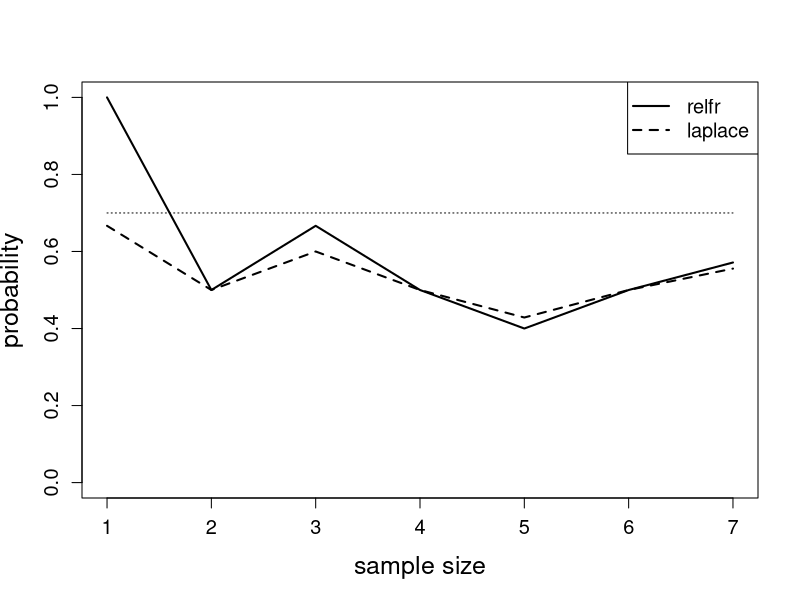
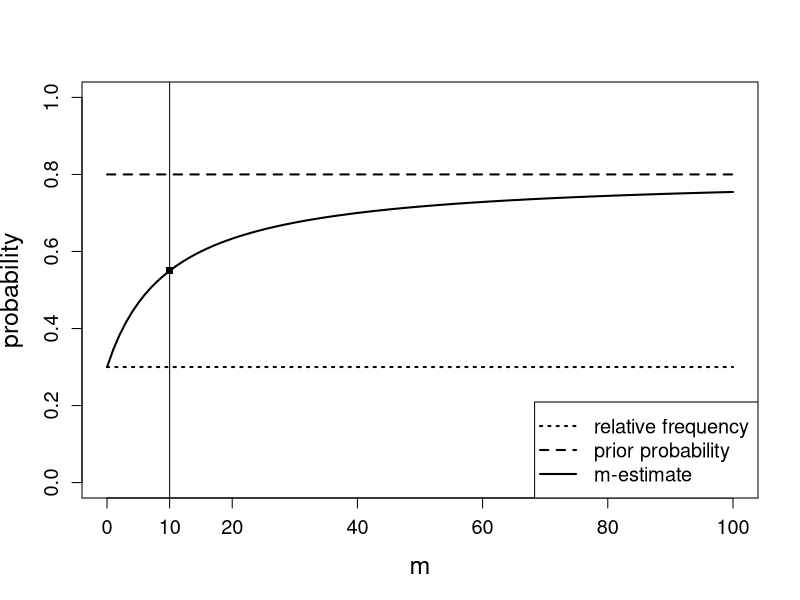
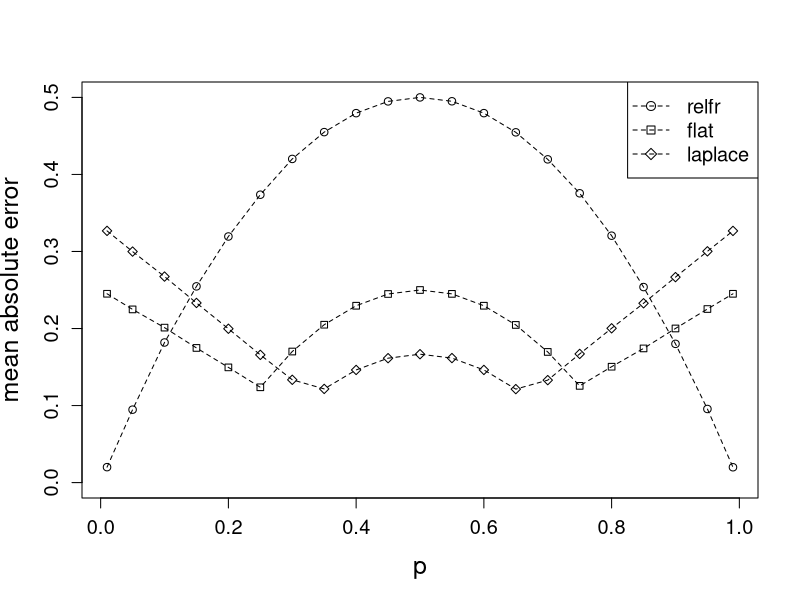

R code for these plots, in order: (Note: a time limit stopped this script after it produced the figures.)
### Experimental framework for probability estimation methods 
### relfr, laplace, piegat, cestnik's m-estimate, ... 

# parameters for testing: compare the estimated probability to the known prior
# 1. prior probability of 1's in 0/1 a sample: 01, 05, 10, 15, ..., 90, 95, 99
# 2. number of instances from which the probability is estimated
# 3. method for frobability estimation
# 4. the role of prior probability pa in m-estimate
# 5. the role of parameter m in m-estimate

### Setup of experimental data and functions - BEGIN

pbase_global <- seq(0.0, 1.0, length = 21)
pbase_global[1] <- 0.01
pbase_global[21] <- 0.99
pbase_global

# generate n (100500) bernoulli binomial instances (outcomes of 0 and 1) 
# with a given probablility of obtaining 1
set.seed(123)
n <- 100500
inst_0_01 <- rbinom(n, 1, 0.01)
inst_0_05 <- rbinom(n, 1, 0.05)
inst_0_10 <- rbinom(n, 1, 0.10)
inst_0_15 <- rbinom(n, 1, 0.15)
inst_0_20 <- rbinom(n, 1, 0.20)
inst_0_25 <- rbinom(n, 1, 0.25)
inst_0_30 <- rbinom(n, 1, 0.30)
inst_0_35 <- rbinom(n, 1, 0.35)
inst_0_40 <- rbinom(n, 1, 0.40)
inst_0_45 <- rbinom(n, 1, 0.45)
inst_0_50 <- rbinom(n, 1, 0.50)
inst_0_55 <- rbinom(n, 1, 0.55)
inst_0_60 <- rbinom(n, 1, 0.60)
inst_0_65 <- rbinom(n, 1, 0.65)
inst_0_70 <- rbinom(n, 1, 0.70)
inst_0_75 <- rbinom(n, 1, 0.75)
inst_0_80 <- rbinom(n, 1, 0.80)
inst_0_85 <- rbinom(n, 1, 0.85)
inst_0_90 <- rbinom(n, 1, 0.90)
inst_0_95 <- rbinom(n, 1, 0.95)
inst_0_99 <- rbinom(n, 1, 0.99)

inst_list <- list(inst_0_01, inst_0_05, inst_0_10, inst_0_15, inst_0_20, inst_0_25, inst_0_30, inst_0_35, inst_0_40,
                  inst_0_45, inst_0_50, inst_0_55, inst_0_60, inst_0_65, inst_0_70, inst_0_75, inst_0_80, inst_0_85,
                  inst_0_90, inst_0_95, inst_0_99)

# generate a new sample as a union of two sub-samples
generate.inst <- function(inst_1, start_inst_1, len_inst_1, inst_2, start_inst_2, len_inst_2) 
{
  my_inst <- array()
  for (i in 1:len_inst_1) {
    my_inst[i] <- inst_1[start_inst_1-1+i]
  }
  for (i in 1:len_inst_2) {
    my_inst[len_inst_1+i] <- inst_2[start_inst_2-1+i]
  }
  my_inst
}

# display relative frequencies of the generated samples
t <- table(inst_0_01); t[[2]]/(t[[1]]+t[[2]]);
t <- table(inst_0_05); t[[2]]/(t[[1]]+t[[2]]);
t <- table(inst_0_10); t[[2]]/(t[[1]]+t[[2]]);
t <- table(inst_0_15); t[[2]]/(t[[1]]+t[[2]]);
t <- table(inst_0_20); t[[2]]/(t[[1]]+t[[2]]);
t <- table(inst_0_25); t[[2]]/(t[[1]]+t[[2]]);
t <- table(inst_0_30); t[[2]]/(t[[1]]+t[[2]]);
t <- table(inst_0_35); t[[2]]/(t[[1]]+t[[2]]);
t <- table(inst_0_40); t[[2]]/(t[[1]]+t[[2]]);
t <- table(inst_0_45); t[[2]]/(t[[1]]+t[[2]]);
t <- table(inst_0_50); t[[2]]/(t[[1]]+t[[2]]);
t <- table(inst_0_55); t[[2]]/(t[[1]]+t[[2]]);
t <- table(inst_0_60); t[[2]]/(t[[1]]+t[[2]]);
t <- table(inst_0_65); t[[2]]/(t[[1]]+t[[2]]);
t <- table(inst_0_70); t[[2]]/(t[[1]]+t[[2]]);
t <- table(inst_0_75); t[[2]]/(t[[1]]+t[[2]]);
t <- table(inst_0_80); t[[2]]/(t[[1]]+t[[2]]);
t <- table(inst_0_85); t[[2]]/(t[[1]]+t[[2]]);
t <- table(inst_0_90); t[[2]]/(t[[1]]+t[[2]]);
t <- table(inst_0_95); t[[2]]/(t[[1]]+t[[2]]);
t <- table(inst_0_99); t[[2]]/(t[[1]]+t[[2]]);

# helper function for m-estimate of probability (parameters p_a and m) from a sample inst_p, 
# starting at start_inst, taking len_inst samples
mprob <- function(inst_p, start_inst, len_inst, pa, m) 
{
  inst <- inst_p[start_inst:(start_inst+len_inst-1)]
  t0 <- length(which(inst==0))
  t1 <- length(which(inst==1))
  px <- (t1 + (pa * m)) / (t0 + t1 + m)
  px
}

# methods for estimating probabilities: relfr, flat, laplace, piegat, cestnik, zadrozny
# cestnik_optimal, proxim, proxim_1..9

prob.relfr <- function(inst_p, start_inst, len_inst, pa=0.5, m=0) 
{
  mprob(inst_p, start_inst, len_inst, pa, m)
}

prob.flat <- function(inst_p, start_inst, len_inst, pa=0.5, m=0) 
{
  est <- mprob(inst_p, start_inst, len_inst, pa, m)
  dif <- 0.5 * (est - 0.5)
  est <- est - dif
  est
}

prob.laplace <- function(inst_p, start_inst, len_inst, pa=0.5, m=2) 
{
  mprob(inst_p, start_inst, len_inst, pa, m)
}

prob.piegat <- function(inst_p, start_inst, len_inst, pa=0.5, m=sqrt(2)) 
{
  mprob(inst_p, start_inst, len_inst, pa, m)
}

prob.cestnik <- function(inst_p, start_inst, len_inst, pa, m) 
{
  mprob(inst_p, start_inst, len_inst, pa, m)
}

prob.zadrozny <- function(inst_p, start_inst, len_inst, pa, m) 
{
  new_m <- 10.0 / pa
  mprob(inst_p, start_inst, len_inst, pa, new_m)
}

prob.cestnik_optimal <- function(inst_p, start_inst, len_inst, pa, pa_proxim) 
{
  # pa_proxim = 0 (m), 1 0.3, 2 0.5, 3 1.0
  # set m depending on pa, len_inst and pa_proxim
  if (pa_proxim == 0) {
    m_new <- 2.0
  } else {
    pa_border <- pa
    if (pa_border > 0.5) {
      pa_border <- 1.0 - pa_border
    }
    if (pa_border < 0.175) {
      if (pa_border < 0.025) {
        if (pa_proxim == 1) {
          if (len_inst <= 5) {
            m_new <- 0.1
          } else {
            m_new <- 0.5
          }
        } else {
          m_new <- 0.1
        } 
      } else if (pa_border < 0.075) {
        if (pa_proxim == 1) {
          if (len_inst <= 2) {
            m_new <- 0.5
          } else if (len_inst <= 5) {
            m_new <- 1
          } else {
            m_new <- 2
          }
        } else if (pa_proxim == 2) {
          if (len_inst <= 1) {
            m_new <- 0.1
          } else if (len_inst <= 5) {
            m_new <- 0.5
          } else {
            m_new <- 1
          }
        } else if (pa_proxim == 3) {
          if (len_inst <= 3) {
            m_new <- 0.1
          } else {
            m_new <- 0.5
          }
        }
      } else if (pa_border < 0.135) {
        if (pa_proxim == 1) {
          if (len_inst <= 2) {
            m_new <- 1.5
          } else if (len_inst <= 5) {
            m_new <- 2.5
          } else {
            m_new <- 3.5
          }
        } else if (pa_proxim == 2) {
          if (len_inst <= 2) {
            m_new <- 0.5
          } else if (len_inst <= 5) {
            m_new <- 1.5
          } else {
            m_new <- 2
          }
        } else if (pa_proxim == 3) {
          if (len_inst <= 1) {
            m_new <- 0.1
          } else if (len_inst <= 5) {
            m_new <- 0.5
          } else {
            m_new <- 1.0
          }
        }
      } else {
        if (pa_proxim == 1) {
          if (len_inst <= 1) {
            m_new <- 3
          } else if (len_inst <= 5) {
            m_new <- 4.5
          } else {
            m_new <- 5
          }
        } else if (pa_proxim == 2) {
          if (len_inst <= 2) {
            m_new <- 1
          } else if (len_inst <= 6) {
            m_new <- 2
          } else {
            m_new <- 2.5
          }
        } else if (pa_proxim == 3) {
          if (len_inst <= 2) {
            m_new <- 0.5
          } else {
            m_new <- 1.0
          }
        }
      }
      m_new <- 2
    } else {
      if (pa_proxim == 1) {
        m_new <- 6
      } else if (pa_proxim == 2) {
        m_new <- 3
      } else if (pa_proxim == 3) {
        m_new <- 2
      }
    }
  }
  mprob(inst_p, start_inst, len_inst, pa, m_new)
}

aprox <- function(x) {
  y <- sample(1:2, 1)
  if (y == 1) {
    dx <- -0.0001
  } else {
    dx <- 0.0001
  }
  res <- x + dx
  res
}

prob.proxim <- function(inst_p, start_inst, len_inst, pa, m) 
{
  if (pa < 0.41) {
    new_pa <- 0.3
  } else  if (pa > 0.59) {
    new_pa <- 0.7
  } else {
    new_pa <- 0.5
  }
  mprob(inst_p, start_inst, len_inst, new_pa, m)
}

prob.proxim_1 <- function(inst_p, start_inst, len_inst, pa, m) 
{
  new_pa <- 0.5
  mprob(inst_p, start_inst, len_inst, new_pa, m)
}

prob.proxim_2 <- function(inst_p, start_inst, len_inst, pa, m) 
{
  if (pa < aprox(0.5)) {
    new_pa <- 0.333333
  } else {
    new_pa <- 0.666667
  }
  mprob(inst_p, start_inst, len_inst, new_pa, m)
}

prob.proxim_3 <- function(inst_p, start_inst, len_inst, pa, m) 
{
  if (pa < aprox(0.375)) {
    new_pa <- 0.25
  } else  if (pa < aprox(0.625)) {
    new_pa <- 0.5
  } else {
    new_pa <- 0.75
  }
  mprob(inst_p, start_inst, len_inst, new_pa, m)
}

prob.proxim_4 <- function(inst_p, start_inst, len_inst, pa, m) 
{
  if (pa < aprox(0.3)) {
    new_pa <- 0.2
  } else  if (pa < aprox(0.5)) {
    new_pa <- 0.4
  } else  if (pa < aprox(0.7)) {
    new_pa <- 0.6
  } else {
    new_pa <- 0.8
  }
  mprob(inst_p, start_inst, len_inst, new_pa, m)
}

prob.proxim_5 <- function(inst_p, start_inst, len_inst, pa, m) 
{
  if (pa < aprox(0.25)) {
    new_pa <- 0.166667
  } else  if (pa < aprox(0.416667)) {
    new_pa <- 0.333333
  } else  if (pa < aprox(0.583333)) {
    new_pa <- 0.5
  } else  if (pa < aprox(0.75)) {
    new_pa <- 0.666667
  } else {
    new_pa <- 0.833333
  }
  mprob(inst_p, start_inst, len_inst, new_pa, m)
}

prob.proxim_9 <- function(inst_p, start_inst, len_inst, pa, m) 
{
  if (pa < aprox(0.15)) {
    new_pa <- 0.1
  } else  if (pa < aprox(0.25)) {
    new_pa <- 0.2
  } else  if (pa < aprox(0.35)) {
    new_pa <- 0.3
  } else  if (pa < aprox(0.45)) {
    new_pa <- 0.4
  } else  if (pa < aprox(0.55)) {
    new_pa <- 0.5
  } else  if (pa < aprox(0.65)) {
    new_pa <- 0.6
  } else  if (pa < aprox(0.75)) {
    new_pa <- 0.7
  } else  if (pa < aprox(0.85)) {
    new_pa <- 0.8
  } else {
    new_pa <- 0.9
  }
  mprob(inst_p, start_inst, len_inst, new_pa, m)
}

# classifier measures accuracy, sensitivity and specificity
accuracy <- function(cm) {
  #cm = array(TP, FP, FN, TN) 
  acc <- (cm[1]+cm[4])/(cm[1]+cm[2]+cm[3]+cm[4])
  acc
}

sensitivity <- function(cm) {
  #cm = array(TP, FP, FN, TN) 
  acc <- (cm[1])/(cm[1]+cm[3])
  acc
}

specificity <- function(cm) {
  #cm = array(TP, FP, FN, TN) 
  acc <- (cm[4])/(cm[2]+cm[4])
  acc
}

### computation of absolute errors AE and mean absolute errors MAE of various methods

prob.AE <- function(estimation_method, line_testing, line_learning, line_learning_distort, 
                     start_inst, len_inst, pa, m, padistort) {
  #determine line_learning (taking line_learning_distort into account)
  actual_line_learning <- line_learning
  if (line_learning_distort > 0) {
    line_min <- line_learning - line_learning_distort
    line_min <- max(1, line_min)
    line_max <- line_learning + line_learning_distort
    line_max <- min(21, line_max)
    actual_line_learning <- sample(c(line_min:line_max), 1)
  } else if (line_learning_distort < 0) {
    line_min <- line_learning + line_learning_distort
    line_min <- max(1, line_min)
    line_max <- line_learning - line_learning_distort
    line_max <- min(21, line_max)
    tmp <- sample(c(1:2), 1)
    if (tmp == 1) {
      actual_line_learning <- line_min
    } else {
      actual_line_learning <- line_max
    }
  }
  #determine actual pa (taking padistort into account)
  if (padistort < -0.0001) {
    #panew <- 0.5 + runif(1, min = padistort, max = -padistort)
    tmp <- sample(c(1:2), 1)
    if (tmp == 1) {
      panew <- pa - padistort
    } else {
      panew <- pa + padistort
    }
    if (panew < 0.01) {
      panew <- 0.01
    } else if (panew > 0.99) {
      panew <- 0.99
    }
  } else if (padistort < 0.0001) {
    panew <- pa
  } else {
    minpa <- pa - padistort
    maxpa <- pa + padistort
    if  (minpa < 0.01) {
      minpa <- 0.01
    }
    if (maxpa > 0.99) {
      maxpa <- 0.99
    }
    panew <- runif(1, min = minpa, max = maxpa)
    #if (pa >= 0.5) {panew <- pa - padistort} else {panew <- pa + padistort}
    #panew <- pa + padistort
    if (panew < 0.01) {
      panew <- 0.01
    } else if (panew > 0.99) {
      panew <- 0.99
    }
  }

  if (estimation_method == "prob.relfr") {
    px <- prob.relfr(inst_list[[actual_line_learning]], start_inst, len_inst)
  } else if (estimation_method == "prob.flat") {
    px <- prob.flat(inst_list[[actual_line_learning]], start_inst, len_inst)
  } else if (estimation_method == "prob.laplace") {
    px <- prob.laplace(inst_list[[actual_line_learning]], start_inst, len_inst)
  } else if (estimation_method == "prob.piegat") {
    px <- prob.piegat(inst_list[[actual_line_learning]], start_inst, len_inst)
  } else if (estimation_method == "prob.cestnik") {
    px <- prob.cestnik(inst_list[[actual_line_learning]], start_inst, len_inst, panew, m)
  } else if (estimation_method == "prob.cestnik_optimal") {
    px <- prob.cestnik_optimal(inst_list[[actual_line_learning]], start_inst, len_inst, panew, m)
  } else if (estimation_method == "prob.zadrozny") {
    px <- prob.zadrozny(inst_list[[actual_line_learning]], start_inst, len_inst, panew, m)
  } else if (estimation_method == "prob.proxim") {
    px <- prob.proxim(inst_list[[actual_line_learning]], start_inst, len_inst, panew, m)
  } else if (estimation_method == "prob.proxim_1") {
    px <- prob.proxim_1(inst_list[[actual_line_learning]], start_inst, len_inst, panew, m)
  } else if (estimation_method == "prob.proxim_2") {
    px <- prob.proxim_2(inst_list[[actual_line_learning]], start_inst, len_inst, panew, m)
  } else if (estimation_method == "prob.proxim_3") {
    px <- prob.proxim_3(inst_list[[actual_line_learning]], start_inst, len_inst, panew, m)
  } else if (estimation_method == "prob.proxim_4") {
    px <- prob.proxim_4(inst_list[[actual_line_learning]], start_inst, len_inst, panew, m)
  } else if (estimation_method == "prob.proxim_5") {
    px <- prob.proxim_5(inst_list[[actual_line_learning]], start_inst, len_inst, panew, m)
  } else if (estimation_method == "prob.proxim_9") {
    px <- prob.proxim_9(inst_list[[actual_line_learning]], start_inst, len_inst, panew, m)
  }
  errb <- abs(px - pbase_global[line_testing]) #added as a common sense error estimation
  errb
}

prob.sum.MAE <- function(estimation_method, line_testing, line_learning, line_learning_distort, 
                         len_inst, pa, m, padistort = 0.0)
{
  err <- 0 
  cnt <- 0
  for (i in 1:100000) {
    if (TRUE) {
      if (len_inst == 0) {
        len_inst_new <- comp.dist.fromi(inst_list[[line_learning]], i)
      } else {
        len_inst_new <- len_inst
      }
      err <- err + prob.AE(estimation_method, line_testing, line_learning, line_learning_distort, 
                            i, len_inst_new, pa, m, padistort)
      cnt <- cnt + 1
    }
  }
  err <- err / cnt
  err
}

prob.sd.MAE <- function(estimation_method, line_testing, line_learning, line_learning_distort, 
                         len_inst, pa, m, padistort = 0.0)
{
  err <- array() 
  cnt <- 0
  for (i in 1:100000) {
    if (TRUE) {
      if (len_inst == 0) {
        len_inst_new <- comp.dist.fromi(inst_list[[line_learning]], i)
      } else {
        len_inst_new <- len_inst
      }
      err[i] <- prob.AE(estimation_method, line_testing, line_learning, line_learning_distort, 
                            i, len_inst_new, pa, m, padistort)
      cnt <- cnt + 1
    }
  }
  errx <- sd(err)
  errx
}

probi.AE <- function(estimation_method, inst, start_inst, len_inst, pa, m) {
  if (estimation_method == "prob.relfr") {
    px <- prob.relfr(inst, start_inst, len_inst)
  } else if (estimation_method == "prob.laplace") {
    px <- prob.laplace(inst, start_inst, len_inst)
  } else if (estimation_method == "prob.piegat") {
    px <- prob.piegat(inst, start_inst, len_inst)
  } else if (estimation_method == "prob.cestnik") {
    px <- prob.cestnik(inst, start_inst, len_inst, pa, m)
  } 
  errb <- abs(px - pa) #added as a common sense error estimation
  errb
}

probi.sum.MAE <- function(estimation_method, inst, 
                         len_inst, pa, m)
{
  err <- 0 
  cnt <- 0
  for (i in 1:100000) {
    if (TRUE) {
      if (len_inst == 0) {
        len_inst_new <- comp.dist.fromi(inst_list[[line_learning]], i)
      } else {
        len_inst_new <- len_inst
      }
      err <- err + probi.AE(estimation_method, inst, 
                           i, len_inst_new, pa, m)
      cnt <- cnt + 1
    }
  }
  err <- err / cnt
  err
}

### computation for alfa

prob.alfa <- function(estimation_method, line_testing, line_learning, line_learning_distort, 
                    start_inst, len_inst, pa, m, padistort, allowed_error) {
  #determine line_learning (taking line_learning_distort into account)
  actual_line_learning <- line_learning
  if (line_learning_distort > 0) {
    line_min <- line_learning - line_learning_distort
    line_min <- max(1, line_min)
    line_max <- line_learning + line_learning_distort
    line_max <- min(21, line_max)
    actual_line_learning <- sample(c(line_min:line_max), 1)
  } else if (line_learning_distort < 0) {
    line_min <- line_learning + line_learning_distort
    line_min <- max(1, line_min)
    line_max <- line_learning - line_learning_distort
    line_max <- min(21, line_max)
    tmp <- sample(c(1:2), 1)
    if (tmp == 1) {
      actual_line_learning <- line_min
    } else {
      actual_line_learning <- line_max
    }
  }
  #determine actual pa (taking padistort into account)
  if (padistort < -0.0001) {
    #panew <- 0.5 + runif(1, min = padistort, max = -padistort)
    tmp <- sample(c(1:2), 1)
    if (tmp == 1) {
      panew <- pa - padistort
    } else {
      panew <- pa + padistort
    }
    if (panew < 0.01) {
      panew <- 0.01
    } else if (panew > 0.99) {
      panew <- 0.99
    }
  } else if (padistort < 0.0001) {
    panew <- pa
  } else {
    minpa <- pa - padistort
    maxpa <- pa + padistort
    if  (minpa < 0.01) {
      minpa <- 0.01
    }
    if (maxpa > 0.99) {
      maxpa <- 0.99
    }
    panew <- runif(1, min = minpa, max = maxpa)
    #if (pa >= 0.5) {panew <- pa - padistort} else {panew <- pa + padistort}
    #panew <- pa + padistort
    if (panew < 0.01) {
      panew <- 0.01
    } else if (panew > 0.99) {
      panew <- 0.99
    }
  }
  
  if (estimation_method == "prob.relfr") {
    px <- prob.relfr(inst_list[[actual_line_learning]], start_inst, len_inst)
  } else if (estimation_method == "prob.flat") {
    px <- prob.flat(inst_list[[actual_line_learning]], start_inst, len_inst)
  } else if (estimation_method == "prob.laplace") {
    px <- prob.laplace(inst_list[[actual_line_learning]], start_inst, len_inst)
  } else if (estimation_method == "prob.piegat") {
    px <- prob.piegat(inst_list[[actual_line_learning]], start_inst, len_inst)
  } else if (estimation_method == "prob.cestnik") {
    px <- prob.cestnik(inst_list[[actual_line_learning]], start_inst, len_inst, panew, m)
  } else if (estimation_method == "prob.cestnik_optimal") {
    px <- prob.cestnik_optimal(inst_list[[actual_line_learning]], start_inst, len_inst, panew, m)
  } else if (estimation_method == "prob.zadrozny") {
    px <- prob.zadrozny(inst_list[[actual_line_learning]], start_inst, len_inst, panew, m)
  } else if (estimation_method == "prob.proxim") {
    px <- prob.proxim(inst_list[[actual_line_learning]], start_inst, len_inst, panew, m)
  } else if (estimation_method == "prob.proxim_1") {
    px <- prob.proxim_1(inst_list[[actual_line_learning]], start_inst, len_inst, panew, m)
  } else if (estimation_method == "prob.proxim_2") {
    px <- prob.proxim_2(inst_list[[actual_line_learning]], start_inst, len_inst, panew, m)
  } else if (estimation_method == "prob.proxim_3") {
    px <- prob.proxim_3(inst_list[[actual_line_learning]], start_inst, len_inst, panew, m)
  } else if (estimation_method == "prob.proxim_4") {
    px <- prob.proxim_4(inst_list[[actual_line_learning]], start_inst, len_inst, panew, m)
  } else if (estimation_method == "prob.proxim_5") {
    px <- prob.proxim_5(inst_list[[actual_line_learning]], start_inst, len_inst, panew, m)
  } else if (estimation_method == "prob.proxim_9") {
    px <- prob.proxim_9(inst_list[[actual_line_learning]], start_inst, len_inst, panew, m)
  }
  #erra <- c(0, 0, 0, 0) # TP FP FN TN
  #for (i in 1:100) {
  #  if (test_list[[line_testing]][i]==1) {
  #    if ((px > 0.4999) & (px < 0.5001)) {
  #      erra[1] <- erra[1] + 0.5
  #      erra[3] <- erra[3] + 0.5
  #    } else if (px > 0.5) {
  #      erra[1] <- erra[1] + 1
  #    } else {
  #      erra[3] <- erra[3] + 1
  #    }
  #  } else {
  #    if ((px > 0.4999) & (px < 0.5001)) {
  #      erra[2] <- erra[2] + 0.5
  #      erra[4] <- erra[4] + 0.5
  #    } else if (px > 0.5) {
  #      erra[2] <- erra[2] + 1
  #    } else {
  #      erra[4] <- erra[4] + 1
  #    }
  #  }
  #}
  
  old_err <- abs(px - pbase_global[line_testing]) #added as a common sense error estimation
  
  #pbase_global[line_testing] - authentic p of the sample
  #px - estimated p
  #panew - prior probability
  rf <- prob.relfr(inst_list[[actual_line_learning]], start_inst, len_inst) # relative frequency
  #len_inst - number of instances (n)
  
  if (abs(panew - rf) < 0.00001) {
    #alfa1 <- runif(1, min = 0.0, max = 1.0)
    alfa1 <- 0.5
    #alfa1 <- 1.0
    alfa2 <- 2.0 # - allowed_error
    alfa3 <- 2.0 # + allowed_error
  } else {
    alfa1 <- (pbase_global[line_testing]-rf)/(panew-rf)
    alfa2 <- (pbase_global[line_testing]-allowed_error-rf)/(panew-rf)
    alfa3 <- (pbase_global[line_testing]+allowed_error-rf)/(panew-rf)
    #alfa <- 0.0
  }
  alfa <- min(c(alfa1, alfa2, alfa3))
  if (alfa > 1.0) {
    alfa <- 1.0
    #alfa <- 0.0
  } else if (alfa < 0.0) {
    alfa <- 0.0
  }
  #alfa
  
  if (alfa > 0.99) {
    alfa <- 0.99
  }
    
  mmm <- (alfa * len_inst)/(1.0 - alfa)
  if (mmm > 10.0) {
    mmm <- 10.0
  }
  px <- prob.cestnik(inst_list[[actual_line_learning]], start_inst, len_inst, panew, mmm)
  new_err <- abs(px - pbase_global[line_testing]) #added as a common sense error estimation
  c(mmm, old_err, new_err)
  #alfa
  
  #intrinsic error - can not be avoided
  #if (rf < panew) {
  #  if (pbase_global[line_testing] < rf) {
  #    mmm <- rf - pbase_global[line_testing]
  #  } else if (pbase_global[line_testing] > panew) {
  #    mmm <- pbase_global[line_testing] - panew
  #  } else {
  #    mmm <- 0.0
  #  }
  #} else {
  #  if (pbase_global[line_testing] < panew) {
  #    mmm <- panew - pbase_global[line_testing]
  #  } else if (pbase_global[line_testing] > rf) {
  #    mmm <- pbase_global[line_testing] - rf
  #  } else {
  #    mmm <- 0.0
  #  }
  #}
  #mmm  
}

prob.sum.alfa <- function(estimation_method, line_testing, line_learning, line_learning_distort, 
                         len_inst, pa, m, padistort = 0.0, allowed_error = 0.0)
{
  mmm <- 0
  old_err <- 0
  new_err <- 0
  cnt <- 0
  for (i in 1:100000) {
    if (TRUE) {
      tmp <- prob.alfa(estimation_method, line_testing, line_learning, line_learning_distort, 
                             i, len_inst, pa, m, padistort, allowed_error)
      mmm <- mmm + tmp[1]
      old_err <- old_err + tmp[2]
      new_err <- new_err + tmp[3]
      cnt <- cnt + 1
    }
  }
  mmm <- mmm / cnt
  old_err <- old_err / cnt
  new_err <- new_err / cnt
  c(mmm, old_err, new_err)
}

prob.sd.alfa <- function(estimation_method, line_testing, line_learning, line_learning_distort, 
                        len_inst, pa, m, padistort = 0.0, allowed_error)
{
  mmm <- array()
  old_err <- array()
  new_err <- array()
  cnt <- 0
  for (i in 1:100000) {
    if (TRUE) {
      tmp <- prob.alfa(estimation_method, line_testing, line_learning, line_learning_distort, 
                       i, len_inst, pa, m, padistort, allowed_error)
      mmm[i] <- tmp[1]
      old_err[i] <- tmp[2]
      new_err[i] <- tmp[3]
      cnt <- cnt + 1
    }
  }
  c(sd(mmm), sd(old_err), sd(new_err))
}

### computation for MSE and RMSE

prob.MSE <- function(estimation_method, line_testing, line_learning, line_learning_distort, 
                     start_inst, len_inst, pa, m, padistort) {
  #determine line_learning (taking line_lerning_distort into account)
  actual_line_learning <- line_learning
  if (line_learning_distort > 0) {
    line_min <- line_learning - line_learning_distort
    line_min <- max(1, line_min)
    line_max <- line_learning + line_learning_distort
    line_max <- min(21, line_max)
    actual_line_learning <- sample(c(line_min:line_max), 1)
  } else if (line_learning_distort < 0) {
    line_min <- line_learning + line_learning_distort
    line_min <- max(1, line_min)
    line_max <- line_learning - line_learning_distort
    line_max <- min(21, line_max)
    tmp <- sample(c(1:2), 1)
    if (tmp == 1) {
      actual_line_learning <- line_min
    } else {
      actual_line_learning <- line_max
    }
  }
  #determine actual pa (taking padistort into account)
  if (padistort < -0.0001) {
    panew <- 0.5 + runif(1, min = padistort, max = -padistort)
    if (panew < 0.01) {
      panew <- 0.01
    } else if (panew > 0.99) {
      panew <- 0.99
    }
  } else if (padistort < 0.0001) {
    panew <- pa
  } else {
    minpa <- pa - padistort
    maxpa <- pa + padistort
    if  (minpa < 0.01) {
      minpa <- 0.01
    }
    if (maxpa > 0.99) {
      maxpa <- 0.99
    }
    panew <- runif(1, min = minpa, max = maxpa)
    #if (pa >= 0.5) {panew <- pa - padistort} else {panew <- pa + padistort}
    #panew <- pa + padistort
    if (panew < 0.01) {
      panew <- 0.01
    } else if (panew > 0.99) {
      panew <- 0.99
    }
  }
  
  if (estimation_method == "prob.relfr") {
    px <- prob.relfr(inst_list[[actual_line_learning]], start_inst, len_inst)
  } else if (estimation_method == "prob.flat") {
    px <- prob.flat(inst_list[[actual_line_learning]], start_inst, len_inst)
  } else if (estimation_method == "prob.laplace") {
    px <- prob.laplace(inst_list[[actual_line_learning]], start_inst, len_inst)
  } else if (estimation_method == "prob.piegat") {
    px <- prob.piegat(inst_list[[actual_line_learning]], start_inst, len_inst)
  } else if (estimation_method == "prob.cestnik") {
    px <- prob.cestnik(inst_list[[actual_line_learning]], start_inst, len_inst, panew, m)
  } else if (estimation_method == "prob.cestnik_optimal") {
    px <- prob.cestnik_optimal(inst_list[[actual_line_learning]], start_inst, len_inst, panew, m)
  } else if (estimation_method == "prob.zadrozny") {
    px <- prob.zadrozny(inst_list[[actual_line_learning]], start_inst, len_inst, panew, m)
  } else if (estimation_method == "prob.proxim") {
    px <- prob.proxim(inst_list[[actual_line_learning]], start_inst, len_inst, panew, m)
  } else if (estimation_method == "prob.proxim_1") {
    px <- prob.proxim_1(inst_list[[actual_line_learning]], start_inst, len_inst, panew, m)
  } else if (estimation_method == "prob.proxim_2") {
    px <- prob.proxim_2(inst_list[[actual_line_learning]], start_inst, len_inst, panew, m)
  } else if (estimation_method == "prob.proxim_3") {
    px <- prob.proxim_3(inst_list[[actual_line_learning]], start_inst, len_inst, panew, m)
  } else if (estimation_method == "prob.proxim_4") {
    px <- prob.proxim_4(inst_list[[actual_line_learning]], start_inst, len_inst, panew, m)
  } else if (estimation_method == "prob.proxim_5") {
    px <- prob.proxim_5(inst_list[[actual_line_learning]], start_inst, len_inst, panew, m)
  } else if (estimation_method == "prob.proxim_9") {
    px <- prob.proxim_9(inst_list[[actual_line_learning]], start_inst, len_inst, panew, m)
  }
  #erra <- c(0, 0, 0, 0) # TP FP FN TN
  #for (i in 1:100) {
  #  if (test_list[[line_testing]][i]==1) {
  #    if ((px > 0.4999) & (px < 0.5001)) {
  #      erra[1] <- erra[1] + 0.5
  #      erra[3] <- erra[3] + 0.5
  #    } else if (px > 0.5) {
  #      erra[1] <- erra[1] + 1
  #    } else {
  #      erra[3] <- erra[3] + 1
  #    }
  #  } else {
  #    if ((px > 0.4999) & (px < 0.5001)) {
  #      erra[2] <- erra[2] + 0.5
  #      erra[4] <- erra[4] + 0.5
  #    } else if (px > 0.5) {
  #      erra[2] <- erra[2] + 1
  #    } else {
  #      erra[4] <- erra[4] + 1
  #    }
  #  }
  #}
  
  errb <- (px - pbase_global[line_testing])^2 #added as a common sense error estimation
  errb
}

prob.sum.RMSE <- function(estimation_method, line_testing, line_learning, line_learning_distort, 
                          len_inst, pa, m, padistort = 0.0)
{
  err <- 0 
  cnt <- 0
  for (i in 1:100000) {
    if (TRUE) {
      err <- err + prob.MSE(estimation_method, line_testing, line_learning, line_learning_distort, 
                            i, len_inst, pa, m, padistort)
      cnt <- cnt + 1
    }
  }
  err <- sqrt(err / cnt)
  err
}

prob.sd.RMSE <- function(estimation_method, line_testing, line_learning, line_learning_distort, 
                          len_inst, pa, m, padistort = 0.0)
{
  err <- array()
  cnt <- 0
  for (i in 1:100000) {
    if (TRUE) {
      err[i] <- prob.MSE(estimation_method, line_testing, line_learning, line_learning_distort, 
                            i, len_inst, pa, m, padistort)
      cnt <- cnt + 1
    }
  }
  errx <- sqrt(sd(err))
  errx
}

prob.min.MAE <- function(a1, a2, a3, a4)
{
  myMin <- array()
  for (i in 1:21) {
    myMin[i] <- min(c(a1[i], a2[i], a3[i], a4[i]))
  }
  myMin
}

prob.max.MAE <- function(a1, a2, a3, a4)
{
  myMax <- array()
  for (i in 1:21) {
    myMax[i] <- max(c(a1[i], a2[i], a3[i], a4[i]))
  }
  myMax
}

prob.diff.MAE <- function(a1, a2)
{
  myDiff <- array()
  for (i in 1:21) {
    myDiff[i] <- abs(a1[i]-a2[i])
  }
  myMinDiff <- min(myDiff)
  myMeanDiff <- mean(myDiff)
  mySdDiff <- sd(myDiff)
  myMaxDiff <- max(myDiff)
  res <- c(myMinDiff, myMeanDiff, mySdDiff, myMaxDiff)
  res
}

# length of subsample that contains 4s+4f in sample inst starting at fromi 
comp.dist.fromi <- function(inst, fromi) {
  s <- 0
  f <- 0
  found <- FALSE
  for (j in fromi:(fromi+1500)) {
    if (!found) {
      if (inst[j] == 0) {
        f <- f + 1
      } else {
        s <- s + 1 
      }
      if ((f >= 4) & (s >= 4)) {
        found <- TRUE
        dd <- j - fromi + 1
      } else if (j >= 100500) {
        found <- TRUE
        dd <- j - fromi + 1
      }
    }
  }
  # dd <- dd - 1
  dd
}

### Setup of experimental data and functions - END

### figure 1
n <- 100500
set.seed(123)
inst_70 <- rbinom(n, 1, 0.70)
inst_70[1:7]

n <- 7
rf <- array()
lap <- array()
target <- array()
for (l in 1:n) {
  rf[l] <- prob.relfr(inst_70, 1, l)
  lap[l] <- prob.laplace(inst_70, 1, l)
  target[l] <- 0.7
}

p <- seq(1, n)
par(pch=21, col="black", bg="white") 
plot(p, rf, type="n", ylim=c(0, 1.0), xlab="sample size", ylab="probability", cex.lab=1.5, cex.axis=1.2, cex.main=1.0, cex.sub=1.0) 

lines(p, target, pch=23, col="black", type="l", lty=3, lwd=1) 
lines(p, rf, pch=21, col="black", type="l", lty=1, lwd=2) 
lines(p, lap, pch=21, col="black", type="l", lty=2, lwd=2) 

legend("topright", legend=c("relfr", "laplace"),
       col=c("black", "black"), lty=c(1,2), lwd=2,
       pch=c(NA, NA), cex=1.2)


### figure 2
n <- 100
nn <- 10
ss <- 3
p <- 0.8
rf <- array()
pa <- array()
mm <- array()
mmm <- array()
for (m in 0:n) {
  cnt <- m+1
  rf[cnt] <- ss/nn
  pa[cnt] <- p
  mm[cnt] <- ss/nn * nn/(nn+m) + p * m/(nn+m)
  mmm[cnt] <- NA
  if (m == 10) {
    mmm[cnt] <- mm[cnt]
  }
}

p <- seq(0, n)
par(pch=21, col="black", bg="white") 
plot(p, rf, type="n", ylim=c(0, 1.0), xlab="m", xaxt="n", ylab="probability", cex.lab=1.5, cex.axis=1.2, cex.main=1.0, cex.sub=1.0) 
axis(side = 1, at = c(0, 10, 20, 40, 60, 80, 100), cex.lab=1.5, cex.axis=1.2, cex.main=1.0, cex.sub=1.0)

lines(p, rf, pch=23, col="black", type="l", lty=3, lwd=2) 
lines(p, pa, pch=21, col="black", type="l", lty=2, lwd=2) 
lines(p, mm, pch=21, col="black", type="l", lty=1, lwd=2)
lines(p, mmm, pch=15, col="black", type="p", lty=1, lwd=1)
abline(v = 10)

legend("bottomright", legend=c("relative frequency", "prior probability", "m-estimate"),
       col=c("black", "black", "black"), lty=c(3,2,1), lwd=2,
       pch=c(NA, NA, NA), cex=1.2)

### figure 3
method_set <- c("prob.relfr", "prob.flat", "prob.laplace")
distort_line <- 0
distort <- 0.0
l_set <- c(1)
m <- 2
err.list <- list()
sd.list <- list()
cnt <- 0
for (method in method_set) {
  if (method == "prob.cestnik_optimal") {
    m <- 3
  } else {
    m <- 2
  }
  for (l in l_set) {
    cnt <- cnt + 1
    err.new <- array()
    sd.new <- array()
    for (line in c(1:21)) {
      err.new[line] <- prob.sum.MAE(method, line, line, distort_line, l, pbase_global[line], m, distort)
      sd.new[line] <- prob.sd.MAE(method, line, line, distort_line, l, pbase_global[line], m, distort)
      print(paste(method, " line:", line, " size:", l, " m:", m, " pa:", pbase_global[line], " distort:", distort, " > "))
    }
    err.list[[cnt]] <- err.new
    sd.list[[cnt]] <- sd.new
  }
}

mean(err.list[[1]]); sd(err.list[[1]]); max(err.list[[1]]); 
mean(err.list[[2]]); sd(err.list[[2]]); max(err.list[[2]]); 
mean(err.list[[3]]); sd(err.list[[3]]); max(err.list[[3]]); 
err.list[[1]]
err.list[[2]]
err.list[[3]]

p <- c(0.01, 0.05, 0.10, 0.15, 0.20, 0.25, 0.30, 0.35, 0.40, 0.45, 0.50, 0.55, 0.60, 0.65, 0.70, 0.75, 0.80, 0.85, 0.90, 0.95, 0.99) 
par(pch=21, col="black", bg="white") 
plot(p, err.new, type="n", ylim=c(0, 0.50), ylab="mean absolute error", cex.lab=1.5, cex.axis=1.2, cex.main=1.0, cex.sub=1.0) 

lines(p, err.list[[1]], pch=21, col="black", type="o", lty=2, lwd=1) 
lines(p, err.list[[2]], pch=22, col="black", type="o", lty=2, lwd=1) 
lines(p, err.list[[3]], pch=23, col="black", type="o", lty=2, lwd=1) 

legend("topright", legend=c("relfr", "flat", "laplace"),
       col=c("black", "black", "black"), lty=c(2,2,2), 
       pch=c(21, 22, 23), cex=1.2)


### figure 4, 5, 6, 7, 8,   25, 26, 27,   33, 34, 35, 36, 37
method_set <- c("prob.relfr", "prob.laplace", "prob.piegat", "prob.cestnik")
distort_line <- 0
distort <- 0.0
l_set <- c(1) #figure 4
l_set <- c(2) #figure 5
l_set <- c(3) #figure 6
l_set <- c(4)
l_set <- c(5)
l_set <- c(6)
l_set <- c(7)
l_set <- c(10) #figure 7
l_set <- c(100) #figure 8
l_set <- c(0) #figure 33, 34, 35, 36, 37
m <- 2
err.list <- list()
sd.list <- list()
cnt <- 0
for (method in method_set) {
  for (l in l_set) {
    cnt <- cnt + 1
    err.new <- array()
    sd.new <- array()
    for (line in c(1:21)) {
      err.new[line] <- prob.sum.MAE(method, line, line, distort_line, l, pbase_global[line], m, distort)
      sd.new[line] <- prob.sd.MAE(method, line, line, distort_line, l, pbase_global[line], m, distort)
      print(paste(method, " line:", line, " size:", l, " m:", m, " pa:", pbase_global[line], " distort:", distort, " > "))
    }
    err.list[[cnt]] <- err.new
    sd.list[[cnt]] <- sd.new
  }
}

mean(err.list[[1]]); sd(err.list[[1]]); max(err.list[[1]]); 
mean(err.list[[2]]); sd(err.list[[2]]); max(err.list[[2]]); 
mean(err.list[[3]]); sd(err.list[[3]]); max(err.list[[3]]); 
mean(err.list[[4]]); sd(err.list[[4]]); max(err.list[[4]]); 
err.list[[4]]
err.list[[1]][11]
err.list[[2]][11]
err.list[[3]][11]
err.list[[4]][11]
err.list[[1]][11]-err.list[[2]][11]
sd.list[[1]][11]
sd.list[[2]][11]
sd.list[[3]][11]
sd.list[[4]][11]

myMin <- prob.min.MAE(err.list[[1]], err.list[[2]], err.list[[3]], err.list[[4]])
myMax <- prob.max.MAE(err.list[[1]], err.list[[2]], err.list[[3]], err.list[[4]])
round(prob.diff.MAE(myMin, myMax), 4)
d1 <- c(mean(err.list[[1]]), 0, 0, 0)
d2 <- c(mean(err.list[[2]]), prob.diff.MAE(err.list[[2]], err.list[[1]])[2],  0, 0)
d3 <- c(mean(err.list[[3]]), prob.diff.MAE(err.list[[3]], err.list[[1]])[2],  prob.diff.MAE(err.list[[3]], err.list[[2]])[2], 0)
d4 <- c(mean(err.list[[4]]), prob.diff.MAE(err.list[[4]], err.list[[1]])[2],  prob.diff.MAE(err.list[[4]], err.list[[2]])[2], prob.diff.MAE(err.list[[4]], err.list[[3]])[2])
round(d1, 4)
round(d2, 4)
round(d3, 4)
round(d4, 4)

p <- c(0.01, 0.05, 0.10, 0.15, 0.20, 0.25, 0.30, 0.35, 0.40, 0.45, 0.50, 0.55, 0.60, 0.65, 0.70, 0.75, 0.80, 0.85, 0.90, 0.95, 0.99) 
par(pch=21, col="black", bg="white") 
plot(p, err.new, type="n", ylim=c(0, 0.50), ylab="mean absolute error", cex.lab=1.5, cex.axis=1.2, cex.main=1.0, cex.sub=1.0) 

lines(p, err.list[[1]], pch=21, col="black", type="o", lty=2, lwd=1) 
lines(p, err.list[[2]], pch=22, col="black", type="o", lty=2, lwd=1) 
lines(p, err.list[[3]], pch=23, col="black", type="o", lty=2, lwd=1) 
lines(p, err.list[[4]], pch=24, col="black", type="o", lty=2, lwd=1) 

#1
abline(v=c(0.14,0.29), col=c("gray", "gray"), lty=c(2,2), lwd=c(3, 3))
abline(v=c(1-0.14,1-0.29), col=c("gray", "gray"), lty=c(2,2), lwd=c(3, 3))
text(x=0.07, y=0.01, labels="extra-low", cex=1.1)
text(x=0.22, y=0.01, labels="low", cex=1.1)
text(x=0.50, y=0.01, labels="medium", cex=1.1)
text(x=0.78, y=0.01, labels="high", cex=1.1)
text(x=0.93, y=0.01, labels="extra-high", cex=1.1)

#2
abline(v=c(0.12,0.22), col=c("gray", "gray"), lty=c(2,2), lwd=c(3, 3))
abline(v=c(1-0.12,1-0.22), col=c("gray", "gray"), lty=c(2,2), lwd=c(3, 3))
text(x=0.06, y=0.01, labels="extra-low", cex=1.1)
text(x=0.17, y=0.01, labels="low", cex=1.1)
text(x=0.50, y=0.01, labels="medium", cex=1.1)
text(x=0.83, y=0.01, labels="high", cex=1.1)
text(x=0.94, y=0.01, labels="extra-high", cex=1.1)

#3
abline(v=c(0.11,0.18), col=c("gray", "gray"), lty=c(2,2), lwd=c(3, 3))
abline(v=c(1-0.11,1-0.18), col=c("gray", "gray"), lty=c(2,2), lwd=c(3, 3))
text(x=0.04, y=0.01, labels="extra-low", cex=1.1)
text(x=0.14, y=0.01, labels="low", cex=1.1)
text(x=0.50, y=0.01, labels="medium", cex=1.1)
text(x=0.86, y=0.01, labels="high", cex=1.1)
text(x=0.96, y=0.01, labels="extra-high", cex=1.1)

#10
abline(v=c(0.06,0.08), col=c("gray", "gray"), lty=c(2,2), lwd=c(3, 3))
abline(v=c(1-0.06,1-0.08), col=c("gray", "gray"), lty=c(2,2), lwd=c(3, 3))
text(x=0.02, y=0.01, labels="extra-", cex=1.1)
text(x=0.02, y=0.00, labels="low", cex=1.1)
text(x=0.07, y=0.02, labels="l", cex=1.1)
text(x=0.07, y=0.01, labels="o", cex=1.1)
text(x=0.07, y=0.00, labels="w", cex=1.1)
text(x=0.50, y=0.01, labels="medium", cex=1.1)
text(x=0.93, y=0.03, labels="h", cex=1.1)
text(x=0.93, y=0.02, labels="i", cex=1.1)
text(x=0.93, y=0.01, labels="g", cex=1.1)
text(x=0.93, y=0.00, labels="h", cex=1.1)
text(x=0.98, y=0.01, labels="extra-", cex=1.1)
text(x=0.98, y=0.00, labels="high", cex=1.1)

legend("topleft", legend=c("relfr", "laplace", "piegat", "cestnik"),
       col=c("black", "black", "black", "black"), lty=c(2,2,2,2), 
       pch=c(21, 22, 23, 24), cex=1.1)

legend("topright", legend=c("relfr", "laplace", "piegat", "cestnik"),
       col=c("black", "black", "black", "black"), lty=c(2,2,2,2), 
       pch=c(21, 22, 23, 24), cex=1.1)

legend("bottomright", legend=c("relfr", "laplace", "piegat", "cestnik"),
       col=c("black", "black", "black", "black"), lty=c(2,2,2,2), 
       pch=c(21, 22, 23, 24), cex=1.1)

legend("bottomleft", legend=c("relfr", "laplace", "piegat", "cestnik"),
       col=c("black", "black", "black", "black"), lty=c(2,2,2,2), 
       pch=c(21, 22, 23, 24), cex=1.1)


### figures 9, 10, 11, 12, 13, 14, 15,   16, 17 (zadrozny),   18, 19, 20,   21, 22, 23, 24
method_set <- c("prob.relfr")
method_set <- c("prob.laplace")
method_set <- c("prob.piegat")
method_set <- c("prob.cestnik")
method_set <- c("prob.zadrozny")
method_set <- c("prob.proxim_2")
method_set <- c("prob.proxim_3")
distort_line <- 10
distort <- 1.0
l_set <- c(1,2,3,4,5,6,7)
m <- 2
err.list <- list()
sd.list <- list()
cnt <- 0
for (method in method_set) {
  for (l in l_set) {
    cnt <- cnt + 1
    err.new <- array()
    sd.new <- array()
    for (line in c(1:21)) {
      err.new[line] <- prob.sum.MAE(method, line, line, distort_line, l, pbase_global[line], m, distort)
      sd.new[line] <- prob.sd.MAE(method, line, line, distort_line, l, pbase_global[line], m, distort)
      print(paste(method, " line:", line, " size:", l, " m:", m, " pa:", pbase_global[line], " distort:", distort, " > "))
    }
    err.list[[cnt]] <- err.new
    sd.list[[cnt]] <- sd.new
  }
}

mean(err.list[[1]]); sd(err.list[[1]]); max(err.list[[1]]); mean(err.list[[1]]) + sd(err.list[[1]])
mean(err.list[[2]]); sd(err.list[[2]]); max(err.list[[2]]); mean(err.list[[2]]) + sd(err.list[[2]])
mean(err.list[[3]]); sd(err.list[[3]]); max(err.list[[3]]); mean(err.list[[3]]) + sd(err.list[[3]])
mean(err.list[[4]]); sd(err.list[[4]]); max(err.list[[4]]); mean(err.list[[4]]) + sd(err.list[[4]])
mean(err.list[[5]]); sd(err.list[[5]]); max(err.list[[5]]); mean(err.list[[5]]) + sd(err.list[[5]])
mean(err.list[[6]]); sd(err.list[[6]]); max(err.list[[6]]); mean(err.list[[6]]) + sd(err.list[[6]])
mean(err.list[[7]]); sd(err.list[[7]]); max(err.list[[7]]); mean(err.list[[7]]) + sd(err.list[[7]])

err.list[[2]][11]
sd.list[[2]][11]
err.list[[3]][11]
sd.list[[3]][11]

err.list[[4]][11]
sd.list[[4]][11]
err.list[[5]][11]
sd.list[[5]][11]

err.list[[6]][11]
sd.list[[6]][11]
err.list[[7]][11]
sd.list[[7]][11]

p <- c(0.01, 0.05, 0.10, 0.15, 0.20, 0.25, 0.30, 0.35, 0.40, 0.45, 0.50, 0.55, 0.60, 0.65, 0.70, 0.75, 0.80, 0.85, 0.90, 0.95, 0.99) 
par(pch=21, col="black", bg="white") 
plot(p, err.new, type="n", ylim=c(0, 0.5), ylab="mean absolute error", cex.lab=1.5, cex.axis=1.2, cex.main=1.0, cex.sub=1.0) 

lines(p, err.list[[1]], pch=21, col="black", type="o", lty=2, lwd=1) 
lines(p, err.list[[2]], pch=22, col="black", type="o", lty=2, lwd=1) 
lines(p, err.list[[3]], pch=23, col="black", type="o", lty=2, lwd=1) 
lines(p, err.list[[4]], pch=24, col="black", type="o", lty=2, lwd=1) 
lines(p, err.list[[5]], pch=25, col="black", type="o", lty=2, lwd=1) 
lines(p, err.list[[6]], pch=15, col="black", type="o", lty=2, lwd=1) 
lines(p, err.list[[7]], pch=16, col="black", type="o", lty=2, lwd=1) 

legend("topleft", legend=c("1", "2", "3", "4", "5", "6", "7"),
       col=c("black", "black", "black", "black", "black", "black", "black"), lty=c(2,2,2,2,2,2,2), 
       pch=c(21, 22, 23, 24, 25, 15, 16), cex=1.2)

legend("bottomleft", legend=c("1", "2", "3", "4", "5", "6", "7"),
       col=c("black", "black", "black", "black", "black", "black", "black"), lty=c(2,2,2,2,2,2,2), 
       pch=c(21, 22, 23, 24, 25, 15, 16), cex=1.2)


### figure 29 - single size sample
relfr.MAE <- c(0.3184851, 0.2191685, 0.1775729, 0.1525493, 0.1359476, 0.1245166, 0.1151591)
laplace.MAE <- c(0.2037209, 0.1708885, 0.1499013, 0.1358202, 0.1245937, 0.1154182, 0.1083315)
piegat.MAE <- c(0.1993492, 0.1670021, 0.1468770, 0.1325229, 0.1216835, 0.1127385, 0.1058672)
cestnik.MAE <- c(0.10616171, 0.10958427, 0.10654376, 0.10169955, 0.09710539, 0.09338742, 0.08956818)
cestnik_d3.MAE <- c(0.13515895, 0.12633960, 0.11783315, 0.11031257, 0.10391853, 0.09849350, 0.09374724)
cestnik_d5.MAE <- c(0.1773416, 0.1523275, 0.1361324, 0.1240818, 0.1148086, 0.1073346, 0.1011626)
l_set <- c(1, 2, 3, 4, 5, 6, 7) 
par(pch=21, col="black", bg="white") 
plot(l_set, relfr.MAE, type="n", ylim=c(0, 0.35), xlab="sample size", ylab="average MAE", cex.lab=1.5, cex.axis=1.2, cex.main=1.0, cex.sub=1.0) 

lines(l_set, relfr.MAE, pch=21, col="black", type="o", lty=2, lwd=1) 
lines(l_set, laplace.MAE, pch=22, col="black", type="o", lty=2, lwd=1) 
lines(l_set, piegat.MAE, pch=23, col="black", type="o", lty=2, lwd=1) 
lines(l_set, cestnik.MAE, pch=24, col="black", type="o", lty=2, lwd=1) 
lines(l_set, cestnik_d3.MAE, pch=15, col="black", type="o", lty=2, lwd=1) 
lines(l_set, cestnik_d5.MAE, pch=16, col="black", type="o", lty=2, lwd=1) 

legend("topright", legend=c("relfr", "laplace", "piegat", "cestnik", "cestnik_d.3", "cestnik_d.5"),
       col=c("black", "black", "black", "black", "black", "black"), lty=c(2,2,2,2,2,2), 
       pch=c(21, 22, 23, 24, 15, 16), cex=1.2)


### figure 30, 31, 32
#                                              *         *    11
mmm03 <- c(0.2, 1.1, 2.5, 4.4, 5.6, 6.0, 6.1, 6.5, 6.9, 6.9,  6.9,  6.9, 6.9, 6.5, 6.1, 6.0, 5.6, 4.4, 2.5,  1.1, 0.2)
mmm05 <- c(0.1, 0.7, 1.3, 1.6, 2.2, 2.7, 3.0, 3.1, 3.2, 3.0,  2.9,  3.0, 3.2, 3.1, 3.0, 2.7, 2.2, 1.6, 1.3,  0.7, 0.1)
mmm06 <- c(0.1, 0.5, 1.0, 1.2, 1.6, 2.1, 2.1, 2.3, 2.5, 2.7,  2.9,  2.7, 2.5, 2.3, 2.1, 2.1, 1.6, 1.2, 1.0,  0.5, 0.1)
mmm10 <- c(0.1, 0.3, 0.6, 0.7, 0.9, 1.3, 1.7, 2.3, 2.6, 2.8,  2.9,  2.8, 2.6, 2.3, 1.7, 1.3, 0.9, 0.7, 0.6,  0.3, 0.1)

method_set <- c("prob.cestnik")
distort_line <- 0
distort <- 0.3
l_set <- c(1)
m <- 2
err.list <- list()
err2.list <- list()
err3.list <- list()
cnt <- 0
for (method in method_set) {
  for (l in l_set) {
    cnt <- cnt + 1
    err.new <- array()
    err2.new <- array()
    err3.new <- array()
    for (line in c(1:21)) {
      #compute absolute errors
      err.new[line] <- prob.sum.MAE(method, line, line, distort_line, l, pbase_global[line], m, distort)
      err2.new[line] <- prob.sum.MAE(method, line, line, distort_line, l, pbase_global[line], mmm03[line], distort)
      err3.new[line] <- prob.sum.MAE("prob.laplace", line, line, distort_line, l, pbase_global[line], m, distort)
      
      print(paste(method, " line:", line, " size:", l, " m:", m, " pa:", pbase_global[line], " distort:", distort, " > "))
    }
    err.list[[cnt]] <- err.new
    err2.list[[cnt]] <- err2.new
    err3.list[[cnt]] <- err3.new
  }
}

mean(err.list[[1]])
mean(err2.list[[1]])
mean(err3.list[[1]])

p <- c(0.01, 0.05, 0.10, 0.15, 0.20, 0.25, 0.30, 0.35, 0.40, 0.45, 0.50, 0.55, 0.60, 0.65, 0.70, 0.75, 0.80, 0.85, 0.90, 0.95, 0.99) 
par(pch=22, col="black") 
plot(p, err.new, type="n", ylim=c(0, 0.4), ylab="mean absolute error", cex.lab=1.5, cex.axis=1.2, cex.main=1.0, cex.sub=1.0) 

lines(p, err.list[[1]], pch=21, col="black", bg="grey", type="o", lty=2, lwd=1) 
lines(p, err2.list[[1]], pch=16, col="black", bg="grey", type="o", lty=2, lwd=1) 

lines(p, err3.list[[1]], pch=17, col="black", bg="grey", type="o", lty=2, lwd=1) 

legend("topright", legend=c("m=2", "m=optimal" ),
       col=c("black", "black"), lty=c(2,2), 
       pch=c(21, 16), cex=1.2)



### figure 30, 31, 32 *** - with a single m 6,3,1.7 for each distortion 0.3, 0.5, 1.0
#                                              *         *    11
mmm03 <- c(0.2, 1.1, 2.5, 6.0, 6.0, 6.0, 6.0, 6.0, 6.0, 6.0,  6.0,  6.0, 6.0, 6.0, 6.0, 6.0, 6.0, 6.0, 2.5, 1.1, 0.2)
mmm05 <- c(0.1, 0.7, 1.3, 1.6, 3.0, 3.0, 3.0, 3.0, 3.0, 3.0,  3.0,  3.0, 3.0, 3.0, 3.0, 3.0, 2.2, 1.6, 1.3, 0.7, 0.1)
mmm10 <- c(0.1, 0.3, 0.6, 0.7, 0.9, 1.3, 1.7, 2.0, 2.0, 2.0,  2.0,  2.0, 2.0, 2.0, 1.7, 1.3, 0.9, 0.7, 0.6, 0.3, 0.1)

method_set <- c("prob.cestnik")
distort_line <- 0
distort <- 0.3
l_set <- c(1)
m <- 2
err.list <- list()
err2.list <- list()
err3.list <- list()
cnt <- 0
for (method in method_set) {
  for (l in l_set) {
    cnt <- cnt + 1
    err.new <- array()
    err2.new <- array()
    err3.new <- array()
    for (line in c(1:21)) {
      #compute absolute errors
      err.new[line] <- prob.sum.MAE(method, line, line, distort_line, l, pbase_global[line], m, distort)
      err2.new[line] <- prob.sum.MAE(method, line, line, distort_line, l, pbase_global[line], mmm03[line], distort)
      err3.new[line] <- prob.sum.MAE("prob.laplace", line, line, distort_line, l, pbase_global[line], m, distort)
      
      print(paste(method, " line:", line, " size:", l, " m:", m, " pa:", pbase_global[line], " distort:", distort, " > "))
    }
    err.list[[cnt]] <- err.new
    err2.list[[cnt]] <- err2.new
    err3.list[[cnt]] <- err3.new
  }
}

mean(err.list[[1]])
mean(err2.list[[1]])
mean(err3.list[[1]])

p <- c(0.01, 0.05, 0.10, 0.15, 0.20, 0.25, 0.30, 0.35, 0.40, 0.45, 0.50, 0.55, 0.60, 0.65, 0.70, 0.75, 0.80, 0.85, 0.90, 0.95, 0.99) 
par(pch=22, col="black") 
plot(p, err.new, type="n", ylim=c(0, 0.5), ylab="mean absolute error", cex.lab=1.5, cex.axis=1.2, cex.main=1.0, cex.sub=1.0) 

lines(p, err.list[[1]], pch=21, col="black", bg="grey", type="o", lty=2, lwd=1) 
lines(p, err2.list[[1]], pch=16, col="black", bg="grey", type="o", lty=2, lwd=1) 

lines(p, err3.list[[1]], pch=17, col="black", bg="grey", type="o", lty=2, lwd=1) 

legend("topright", legend=c("m=2", "m=optimal", "laplace" ),
       col=c("black", "black", "black"), lty=c(2,2,2), 
       pch=c(21, 16, 17), cex=1.2)
